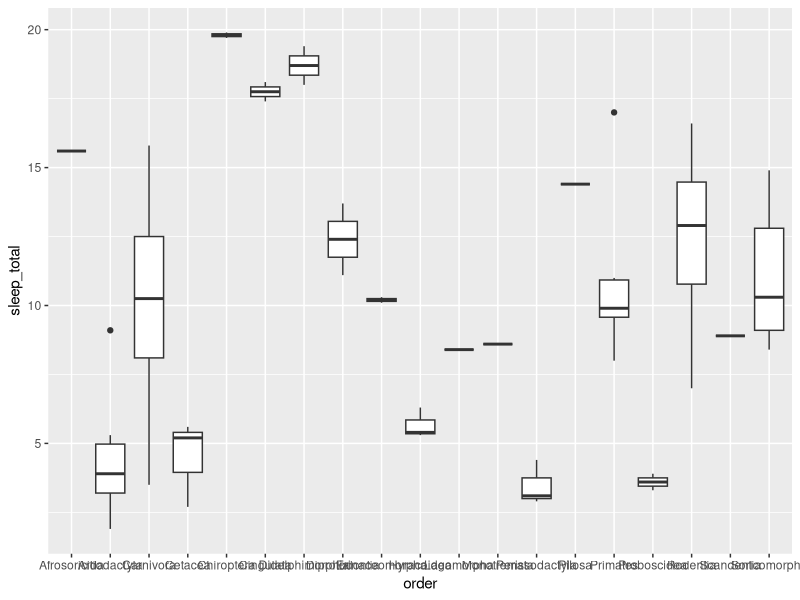
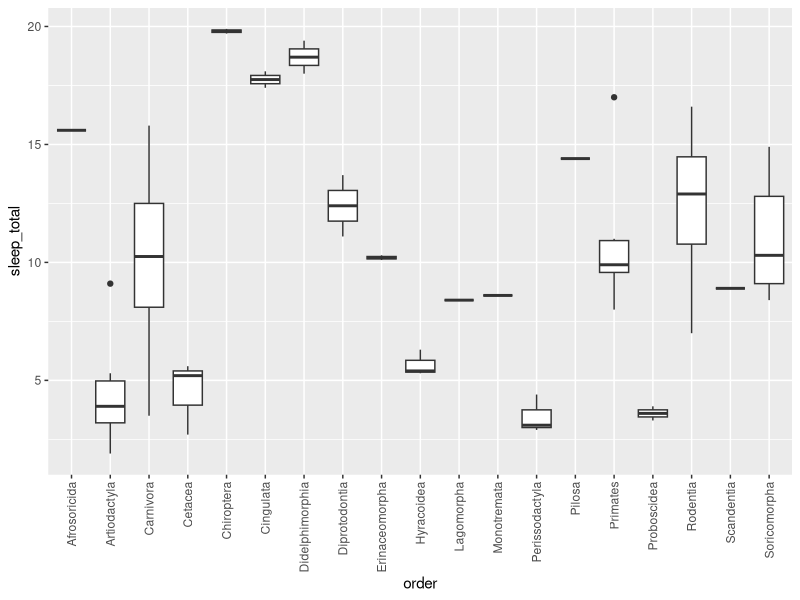
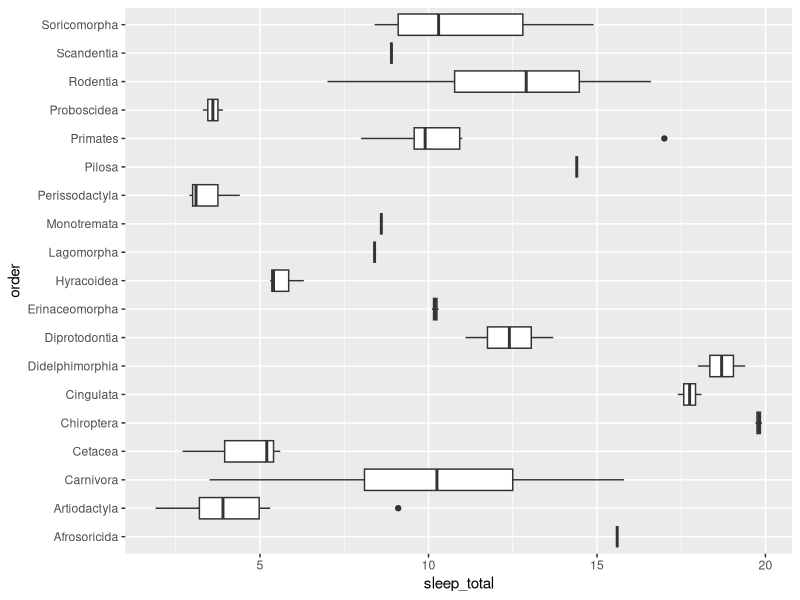
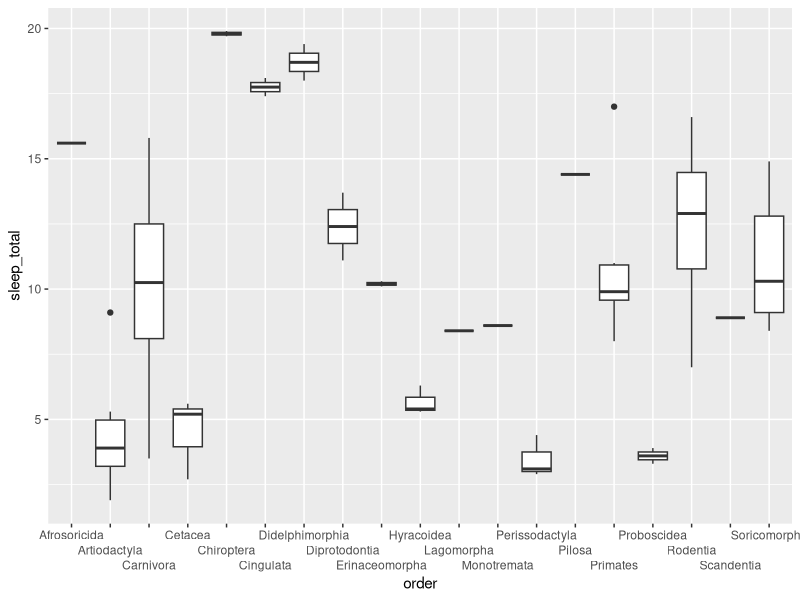
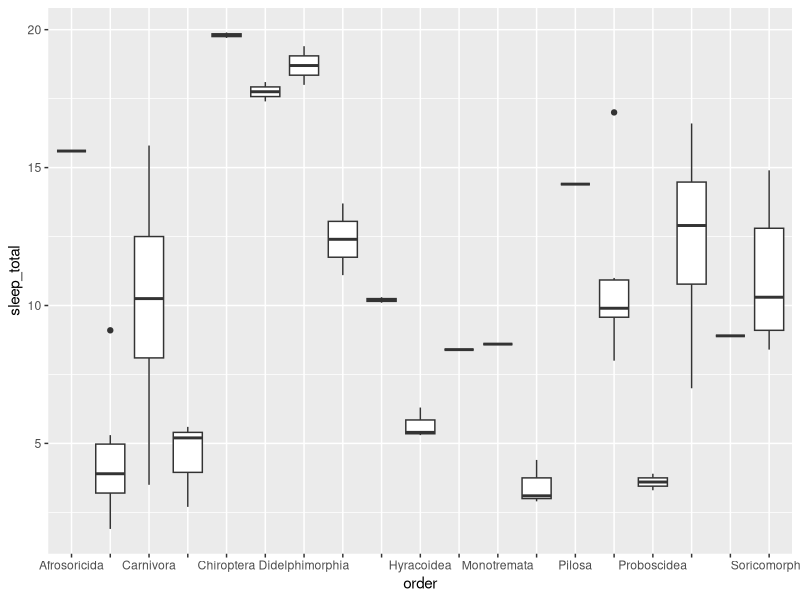
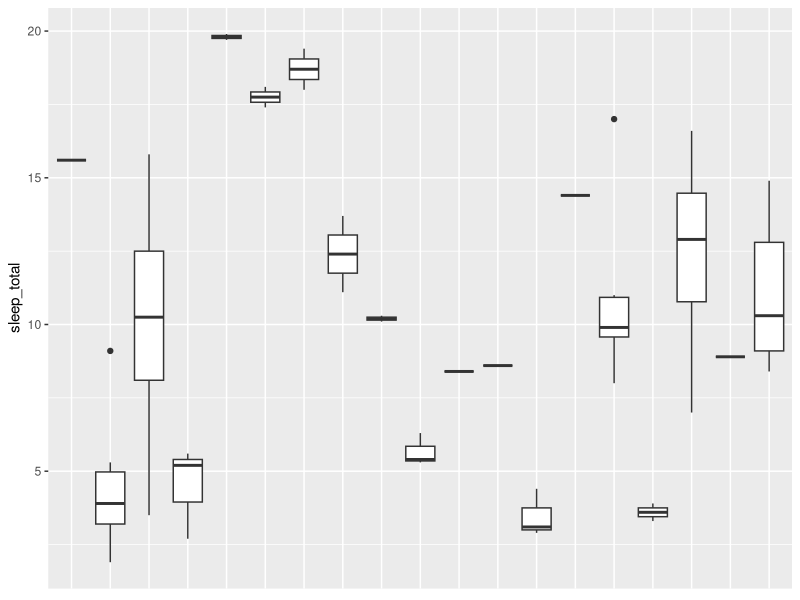
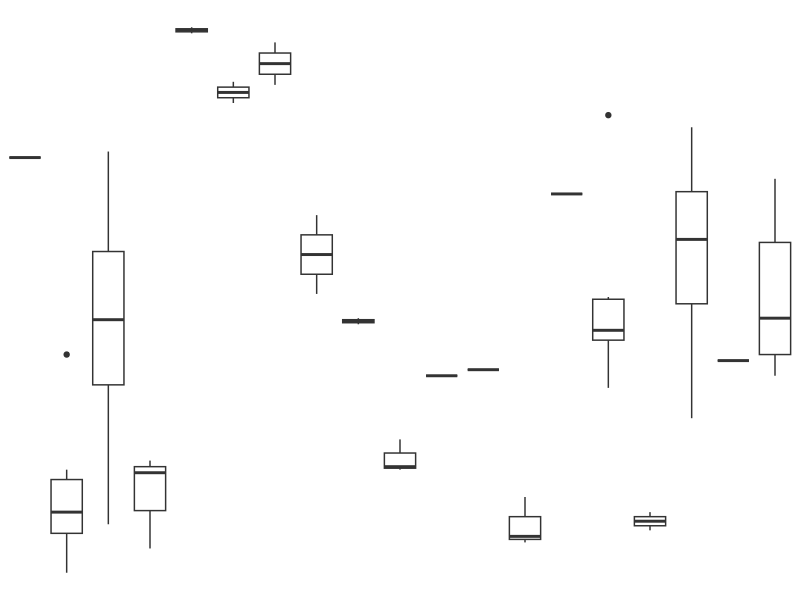
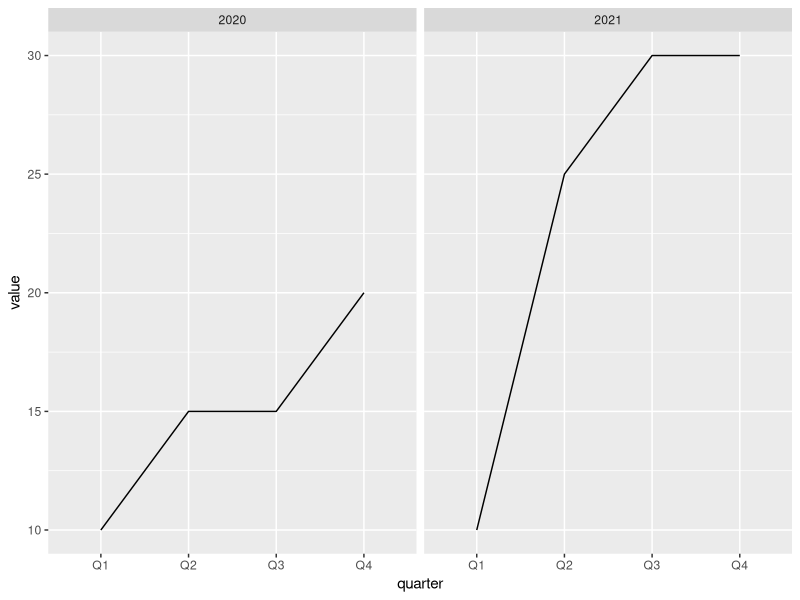

Recreate these plots in R, in order.
## ---- chunk 1
#| include: false
library(ggplot2)
knitr::opts_chunk$set(
  fig.dpi = 300, 
  collapse = TRUE, 
  comment = "#>",
  fig.asp = 0.618,
  fig.width = 6,
  out.width = "80%")
## ---- chunk 2
#| label: msleep-order-sleep-total
#| fig.alt: "A boxplot showing the total amount of sleep on the y-axis for 19 
#|  taxonomical orders of mammals on the x-axis. The horizontal labels on the 
#|  x-axis for the orders overlap and are unreadable."
ggplot(msleep, aes(x = order, y = sleep_total)) +
  geom_boxplot()
## ---- chunk 3
#| label: msleep-order-sleep-total-rotate
#| fig.alt: "A boxplot showing the total amount of sleep on the y-axis for 19 
#|  taxonomical orders of mammals on the x-axis. The x-axis labels are oriented
#|  vertically and are readable."
ggplot(msleep, aes(x = order, y = sleep_total)) +
  geom_boxplot() +
  theme(axis.text.x = element_text(angle = 90, vjust = 0.5, hjust = 1))
## ---- chunk 4
#| label: msleep-order-sleep-total-flip
#| fig.alt: "A boxplot showing the total amount of sleep on the x-axis for 19
#|  taxonomical orders of mammals on the y-axis. The y-axis labels are oriented
#|  horizontally and are readable."
ggplot(msleep, aes(y = order, x = sleep_total)) +
  geom_boxplot()
## ---- chunk 5
#| label: msleep-order-sleep-total-dodge
#| fig.alt: "A boxplot showing the total amount of sleep on the y-axis for 19 
#|  taxonomical orders of mammals on the x-axis. The horizontal labels on the 
#|  x-axis are dodged to three levels so that they remain readable."
ggplot(msleep, aes(x = order, y = sleep_total)) +
  geom_boxplot() +
  scale_x_discrete(guide = guide_axis(n.dodge = 3))
## ---- chunk 6
#| label: msleep-order-sleep-total-check-overlap
#| fig.alt: "A boxplot showing the total amount of sleep on the y-axis for 19 
#|  taxonomical orders of mammals on the x-axis. Several of the x-axis labels
#|  have been omitted, but the one that remain are readable and don't overlap."
ggplot(msleep, aes(x = order, y = sleep_total)) +
  geom_boxplot() +
  scale_x_discrete(guide = guide_axis(check.overlap = TRUE))
## ---- chunk 7
#| ref-label: msleep-order-sleep-total
#| fig.alt: "A boxplot showing the total amount of sleep on the y-axis for 19 
#|  taxonomical orders of mammals on the x-axis. The horizontal labels on the 
#|  x-axis for the orders overlap and are unreadable."
## ---- chunk 8
#| fig.alt: "A boxplot showing the total amount of sleep on the y-axis for 19
#|  taxonomical orders of mammals on the x-axis. The annotation on the x-axis
#|  is absent."
ggplot(msleep, aes(x = order, y = sleep_total)) +
  geom_boxplot() +
  theme(
    axis.title.x = element_blank(),
    axis.text.x = element_blank(),
    axis.ticks.x = element_blank()
  )
## ---- chunk 9
#| fig.alt: "A boxplot showing the total amount of sleep on the y-axis for 19 
#|  taxonomical orders of mammals on the x-axis. The plot has no axes, 
#|  gridlines or background panel."
ggplot(msleep, aes(x = order, y = sleep_total)) +
  geom_boxplot() + 
  theme_void()
## ---- chunk 10
library(tibble)

sales <- tribble(
  ~value, ~quarter, ~year,
  10,     "Q1",     2020,
  15,     "Q2",     2020,
  15,     "Q3",     2020,
  20,     "Q4",     2020,
  10,     "Q1",     2021,
  25,     "Q2",     2021,
  30,     "Q3",     2021,
  30,     "Q4",     2021
)
## ---- chunk 11
#| fig.alt: "A line plot with two panels showing value on the y-axis and four
#|  quarters on the x-axis. The left panel is labelled '2020' and the right
#|  panel is labelled '2021'."
ggplot(sales, aes(x = quarter, y = value, group = 1)) +
  geom_line() +
  facet_wrap(~year)
## ---- chunk 12
#| fig.alt: "A line plot with one panel showing value on the y-axis and eight
#|  quarters on the x-axis. The years are appended after each quarter label."
ggplot(sales, aes(x = interaction(quarter, year), y = value, group = 1)) +
  geom_line()
## ---- chunk 13
#| fig.alt: "A line plot with one panel showing value on the y-axis and eight
#|  quarters on the x-axis. The years are shown in the middle of the first four
#|  and last four quarters. The line touches the panel on the left and right."
ggplot(sales, aes(x = interaction(quarter, year), y = value, group = 1)) +
  geom_line() +
  coord_cartesian(ylim = c(9, 32), expand = FALSE, clip = "off") +
  theme(
    plot.margin = margin(1, 1, 3, 1, "lines"),
    axis.title.x = element_blank(),
    axis.text.x = element_blank()
    ) +
  annotate(geom = "text", x = seq_len(nrow(sales)), y = 8, label = sales$quarter, size = 3) +
  annotate(geom = "text", x = c(2.5, 6.5), y = 6, label = unique(sales$year), size = 4)
## ---- chunk 14
#| fig.alt: "A bar chart with one panel showing value on the y-axis and eight
#|  quarters on the x-axis. The years are shown in the middle of the first four
#|  and last four quarters. The outer bars touch the panel on the left and 
#|  right."
ggplot(sales, aes(x = interaction(quarter, year), y = value)) +
  geom_col() +
  coord_cartesian(ylim = c(0, 32), expand = FALSE, clip = "off") +
  annotate(geom = "text", x = seq_len(nrow(sales)), y = -1, label = sales$quarter, size = 3) +
  annotate(geom = "text", x = c(2.5, 6.5), y = -3, label = unique(sales$year), size = 4) +
  theme(
    plot.margin = margin(1, 1, 3, 1, "lines"),
    axis.title.x = element_blank(),
    axis.text.x = element_blank()
    )
## ---- chunk 15
#| fig.alt: "A bar chart showing value on the y-axis and eight
#|  quarters on the x-axis. The chart appears as a single panel. The years are 
#|  shown in the middle of the first four and last four quarters. The outer bars 
#|  do not touch the panel on the left and right."
ggplot(sales, aes(x = quarter, y = value)) +
  geom_col() +
  facet_wrap(~year, strip.position = "bottom") +
  theme(
    panel.spacing = unit(0, "lines"), 
    strip.background = element_blank(),
    strip.placement = "outside"
    ) +
  labs(x = NULL)
## ---- chunk 16
#| fig.alt: "A horizontal bar chart showing the number of cars on the x-axis
#|  for each of three types of drive trains on the y-axis. The three drive trains
#|  are labelled from top-to-bottom as 'r', 'f' and '4'."
ggplot(mpg, aes(y = drv)) +
  geom_bar()
## ---- chunk 17
#| fig.alt: "A horizontal bar chart showing the number of cars on the x-axis
#|  for each of three types of drive trains on the y-axis. The three drive trains
#|  are labelled from top-to-bottom as 'Rear wheel drive', 'Front wheel drive' 
#|  and 'Four wheel drive'."
ggplot(mpg, aes(y = drv)) +
  geom_bar() +
  scale_y_discrete(
    labels = c("Four wheel drive", "Front wheel drive", "Rear wheel drive")
  )
## ---- chunk 18
#| fig.alt: "A horizontal bar chart showing the number of cars on the x-axis
#|  for each of three types of drive trains on the y-axis. The three drive trains
#|  are labelled from top-to-bottom as 'Rear wheel drive', 'Front wheel drive' 
#|  and 'Four wheel drive'."
ggplot(mpg, aes(y = drv)) +
  geom_bar() +
  scale_y_discrete(
    labels = c(
      "f" = "Front wheel drive",
      "r" = "Rear wheel drive",
      "4" = "Four wheel drive"
    )
  )
## ---- chunk 19
#| fig.alt: "A scatter plot showing the median sale price of housing in Texas
#|  on the x-axis and the total volume of sales on the y-axis. The labels of
#|  both axes are in scientific notation, for example: '1e+09'."
ggplot(txhousing, aes(x = median, y = volume)) +
  geom_point()
## ---- chunk 20
#| fig.alt: "A scatter plot showing the median sale price of housing in Texas
#|  on the x-axis and the total volume of sales on the y-axis. The labels of
#|  the y-axis are written out in full, with commas marking groups of three 
#|  zeroes. The x-axis labels are written out in full, with spaces marking 
#|  groups of three zeroes."
library(scales)
ggplot(txhousing, aes(x = median, y = volume)) +
  geom_point() +
  scale_x_continuous(labels = label_number()) +
  scale_y_continuous(labels = label_comma())
## ---- chunk 21
#| fig.alt: "A scatter plot showing the difference in longitude on the x-axis
#|  and difference in latitude on the y-axis for seal movements. The x-axis
#|  labels have one digit after the decimal place. The y-axis labels have two 
#|  digits after the decimal place."
ggplot(seals, aes(x = delta_long, y = delta_lat)) +
  geom_point()
## ---- chunk 22
#| fig.alt: "A scatter plot showing the difference in longitude on the x-axis
#|  and difference in latitude on the y-axis for seal movements. The x-axis
#|  labels have one digit after the decimal place. The y-axis labels have four 
#|  digits after the decimal place."
library(scales)
ggplot(seals, aes(x = delta_long, y = delta_lat)) +
  geom_point() +
  scale_x_continuous(labels = label_number(accuracy = 0.1)) +
  scale_y_continuous(labels = label_number(accuracy = 0.0001))
## ---- chunk 23
#| fig.alt: "A lineplot showing the personal savings rate over time from 1967
#|   to 2015."
ggplot(economics, aes(x = date, y = psavert, group = 1)) +
  geom_line()
## ---- chunk 24
#| fig.alt: "A lineplot showing the personal savings rate over time from 1967
#|   to 2015. The y-axis labels are appended by percentage signs."
ggplot(economics, aes(x = date, y = psavert, group = 1)) +
  geom_line() +
  scale_y_continuous(labels = scales::label_percent(scale = 1, accuracy = 1))
## ---- chunk 25
#| fig.alt: "A scatter plot showing the squared city miles per gallon on the 
#|  x-axis versus the logarithm of highway miles per gallon on the y-axis for 
#|  234 cars."
ggplot(mpg, aes(x = cty^2, y = log(hwy))) +
  geom_point()
## ---- chunk 26
#| fig.alt: "A scatter plot showing the squared city miles per gallon on the 
#|  x-axis versus the base 10 logarithm of highway miles per gallon on the 
#|  y-axis for 234 cars. In the axis titles, the base 10 is indicated in 
#|  subscript on the y-axis and the power 2 is indicated in superscript on
#|  the x-axis."
ggplot(mpg, aes(x = cty^2, y = log(hwy, base = 10))) +
  geom_point() +
  labs(
    x = bquote(cty^2),
    y = bquote(paste(log[10], "(hwy)"))
  )
## ---- chunk 27
#| fig.alt: "A scatter plot showing city miles per gallon on the x-axis versus 
#|  the highway miles per gallon on the y-axis for 234 cars. The distance
#|  between axis ticks is constant within each axis."
ggplot(mpg, aes(x = cty, y = hwy)) +
  geom_point()
## ---- chunk 28
#| fig.alt: "A scatter plot showing city miles per gallon on the x-axis versus 
#|  the highway miles per gallon on the y-axis for 234 cars. The distance
#|  between axis ticks varies within the y-axis. There are no minor horizontal
#|  grid lines, and there are three minor vertical gridlines between major 
#|  ones."
ggplot(mpg, aes(x = cty, y = hwy)) +
  geom_point() +
  scale_x_continuous(
    breaks = seq(9, 35, 3),
    minor_breaks = seq(8.5, 35.5, 1)
  )  +
  scale_y_continuous(
    breaks = c(12, 23, 36, 41),
    minor_breaks = NULL
  )
## ---- chunk 29
#| fig.alt: "A heatmap showing a 2D density estimate of the waiting and 
#|  eruption times of the Old Faithful geyser. The heatmap does not touch the
#|  panel edges."
ggplot(faithfuld, aes(waiting, eruptions)) +
  geom_raster(aes(fill = density))
## ---- chunk 30
#| fig.alt: "A heatmap showing a 2D density estimate of the waiting and 
#|  eruption times of the Old Faithful geyser. The heatmap touches the panel 
#|  edges."
ggplot(faithfuld, aes(waiting, eruptions)) +
  geom_raster(aes(fill = density)) +
  scale_x_continuous(expand = c(0, 0)) +
  scale_y_continuous(expand = c(0, 0))
## ---- chunk 31
#| fig.alt: "A bar chart showing the number of cars for each of three types
#|  of drive train. No parts of the bars touch the panel edges."
ggplot(mpg, aes(drv)) +
  geom_bar()
## ---- chunk 32
#| fig.alt: "A bar chart showing the number of cars for each of three types
#|  of drive train. All bars touch the bottom of the panel, and the highest bar 
#|  touches the top of the panel."
ggplot(mpg, aes(drv)) +
  geom_bar() +
  scale_y_continuous(expand = c(0, 0))
## ---- chunk 33
#| fig.alt: "A bar chart showing the number of cars for each of three types
#|  of drive train. All bars touch the bottom of the panel, and no bar touches 
#|  the top of the panel."
ggplot(mpg, aes(drv)) +
  geom_bar() +
  scale_y_continuous(expand = expansion(mult = c(0, 0.05)))
